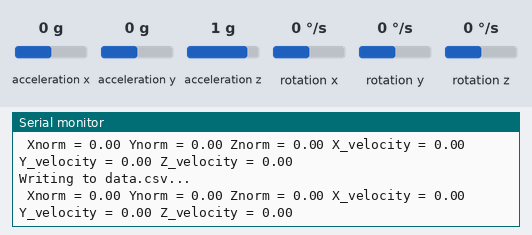
This sketch was run on a simulated Arduino Uno, built with avr-gcc and run on an emulated ATmega328P. Parts: the last lines printed to the serial monitor. The inputs (shaded band) are chosen by the test bench; at power-on: acceleration x 0 g, acceleration y 0 g, acceleration z 1 g, rotation x 0 °/s, rotation y 0 °/s, rotation z 0 °/s. Storage starts empty.

Above: at 1.2 s.
1.3 s: acceleration x set to -0.8 g
At 1.35 s:
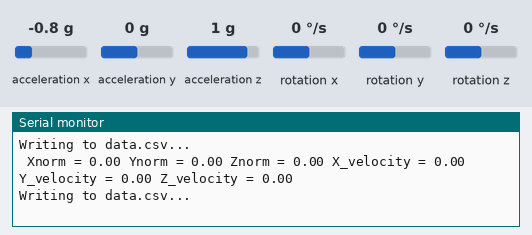
4.3 s: acceleration y set to -1.4 g
At 4.52 s:
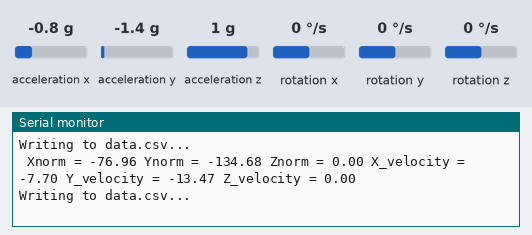
7.3 s: acceleration z set to 1.4 g
At 7.56 s:
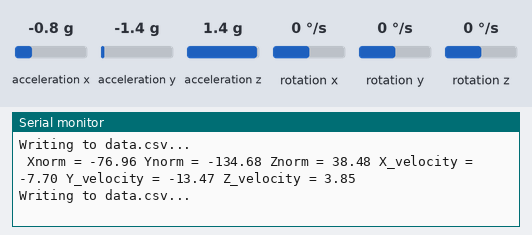
10.3 s: acceleration x set to -1.4 g
At 10.62 s:
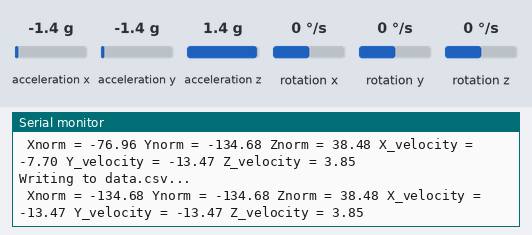
13.3 s: acceleration y set to -0.8 g
At 13.33 s:
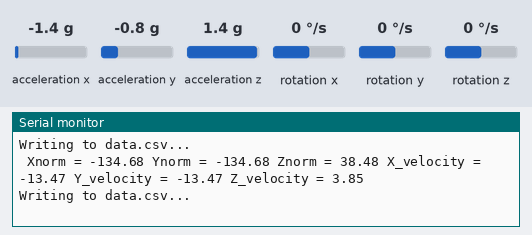
16.3 s: acceleration z set to -1.4 g
At 16.53 s:
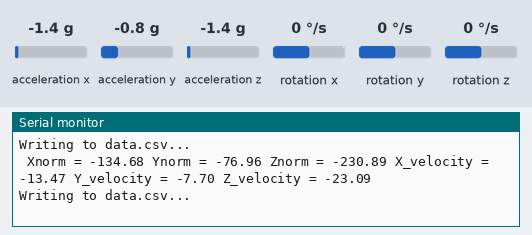
Timing chart, 0 to 19.3 s (numbered marks = the images above; inputs shaded):
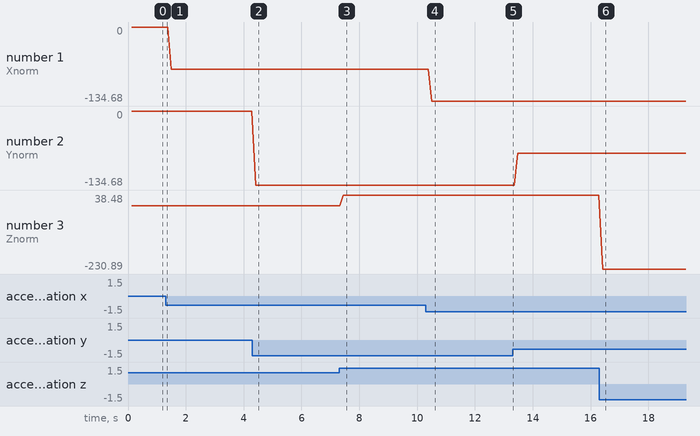

Measured:
- after the input at 4.3 s, the serial monitor: prints a new line after 0.11 s (image 2)
- after the input at 7.3 s, the serial monitor: prints a new line after 0.15 s (image 3)
- after the input at 10.3 s, the serial monitor: prints a new line after 0.21 s (image 4)
- after the input at 16.3 s, the serial monitor: prints a new line after 0.12 s (image 6)
- plotted number 1: 0 → -76.96 after the input at 1.3 s
- plotted number 2: 0 → -134.68 after the input at 4.3 s
- plotted number 3: 0 → 38.48 after the input at 7.3 s, 38.48 → -230.89 after the input at 16.3 s

The sketch:

velocity-box.ino
```cpp
/*
    MPU6050 Triple Axis Gyroscope & Accelerometer. Simple Accelerometer Example.
    Read more: http://www.jarzebski.pl/arduino/czujniki-i-sensory/3-osiowy-zyroskop-i-akcelerometr-mpu6050.html
    GIT: https://github.com/jarzebski/Arduino-MPU6050
    Web: http://www.jarzebski.pl
    (c) 2014 by Korneliusz Jarzebski
*/

#include <Wire.h>
#include <MPU6050.h>

#include <SPI.h>
#include <SD.h>

float period = 100.00;
unsigned long time_now = 0;
const float precision = 1.5;
float offset_X = 0,offset_Y = 0,offset_Z = 0, velocity[3] = {0}, acceleration[3] = {0};
int i;

float previous_velocity[3] = {0};

File myFile;

MPU6050 mpu;

void setup()
{
  Serial.begin(9600);

  Serial.println("Initialize MPU6050");

  while(!mpu.begin(MPU6050_SCALE_2000DPS, MPU6050_RANGE_2G))
  {
    Serial.println("Could not find a valid MPU6050 sensor, check wiring!");
    delay(500);
  }

  Vector normAccel = mpu.readNormalizeAccel();

  for(i = 0; i < 100;i++){
    offset_X += normAccel.XAxis;
    offset_Y += normAccel.YAxis;
    offset_Z += normAccel.ZAxis;
  }

  offset_X /= i;
  offset_Y /= i;
  offset_Z /= i;

  Serial.print("Initializing SD card...");

  if (!SD.begin(4)) {
    Serial.println("initialization failed!");
    while (1);
  }

  // open the file. note that only one file can be open at a time,
  // so you have to close this one before opening another.
  SD.remove("data.csv");
  myFile = SD.open("data.csv", FILE_WRITE);
  myFile.println("Temps (ms);Acceleration_X (m/s^2);Acceleration_Y (m/s^2);Acceleration_Z(m/s^2);Vitesse_X(m/s);Vitesse_Y(m/s);Vitesse_Z(m/s)");
  myFile.close();
  if(SD.exists("data.csv")){
    Serial.println("initialization done.");
  }else{
    Serial.println("cannot create data.csv");
  }

  // if the file opened okay, write to it:
}

void loop()
{
  Vector normAccel = mpu.readNormalizeAccel();

  if(millis() > time_now + period){
    time_now = millis();
    myFile = SD.open("data.csv", FILE_WRITE);
    if (myFile) {

      acceleration[0] = (normAccel.XAxis - offset_X)*9.81;
      acceleration[1] = (normAccel.YAxis - offset_Y)*9.81;
      acceleration[2] = (normAccel.ZAxis - offset_Z)*9.81;


      if(acceleration[0] > precision || acceleration[0] < -precision ){
        //save velocity and plot it
        velocity[0] = ((normAccel.XAxis - offset_X)*9.81) * (period / 1000.00);
        previous_velocity[0] = velocity[0];
      }else{
        velocity[0] = previous_velocity[0];//we add the previous velocity to the actual one
      }

      if( acceleration[1] > precision  || acceleration[1] < -precision ){
        //save velocity and plot it
        velocity[1] = ((normAccel.YAxis - offset_Y)*9.81) * (period / 1000.00);
        previous_velocity[1] = velocity[1];
      }else{
        velocity[1] = previous_velocity[1];//we add the previous velocity to the actual one
      }

      if( acceleration[2] > precision  || acceleration[2] < -precision){
        //save velocity and plot it
        velocity[2] = ((normAccel.ZAxis - offset_Z)*9.81) * (period / 1000.00);
        previous_velocity[2] = velocity[2];
      }else{
        velocity[2] = previous_velocity[2];//we add the previous velocity to the actual one
      }


      Serial.println("Writing to data.csv...");
      Serial.print(" Xnorm = ");
      Serial.print(acceleration[0]);
      Serial.print(" Ynorm = ");
      Serial.print(acceleration[1]);
      Serial.print(" Znorm = ");
      Serial.print(acceleration[2]);

      Serial.print(" X_velocity = ");
      Serial.print(velocity[0]);
      Serial.print(" Y_velocity = ");
      Serial.print(velocity[1]);
      Serial.print(" Z_velocity = ");
      Serial.println(velocity[2]);


      //add time
      myFile.print(time_now);
      myFile.print(";");
      //add accelaration
      myFile.print((float)(normAccel.XAxis - offset_X)*9.81);
      myFile.print(";");
      myFile.print((float)(normAccel.YAxis - offset_Y)*9.81);
      myFile.print(";");
      myFile.print((float)(normAccel.ZAxis - offset_Z)*9.81);
      myFile.print(";");


      //add velocity
      myFile.print((float)((normAccel.XAxis - offset_X)*9.81) * (period / 1000.00));
      myFile.print(";");
      myFile.print((float)((normAccel.YAxis - offset_Y)*9.81) * (period / 1000.00));
      myFile.print(";");
      myFile.println((float)((normAccel.ZAxis - offset_Z)*9.81) * (period / 1000.00));

      myFile.close();// close the file:
    }

  }
}
```
